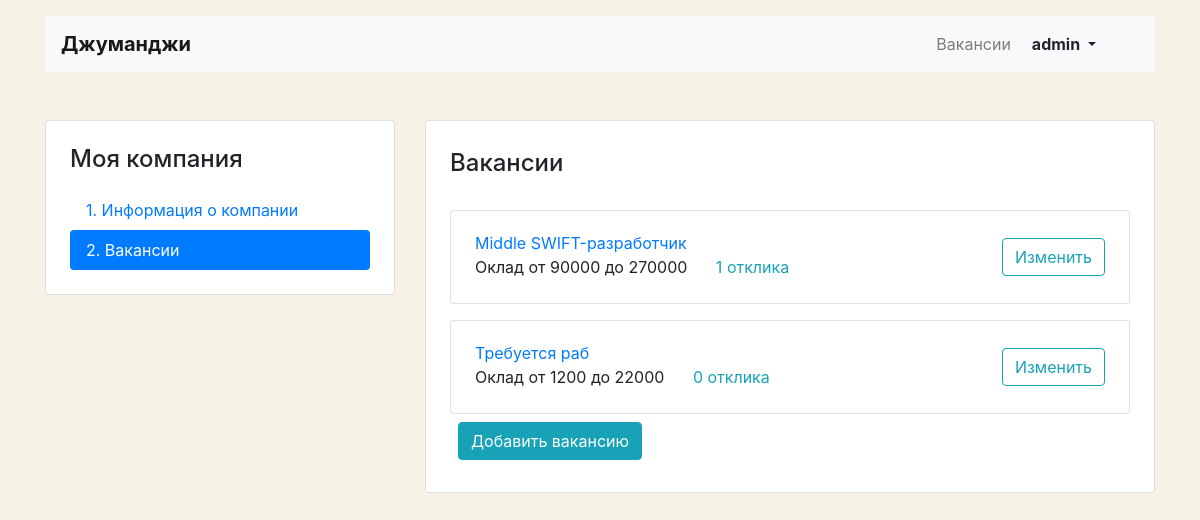
The page /mycompany/vacancies/ (signed in) on the database as committed earlier.
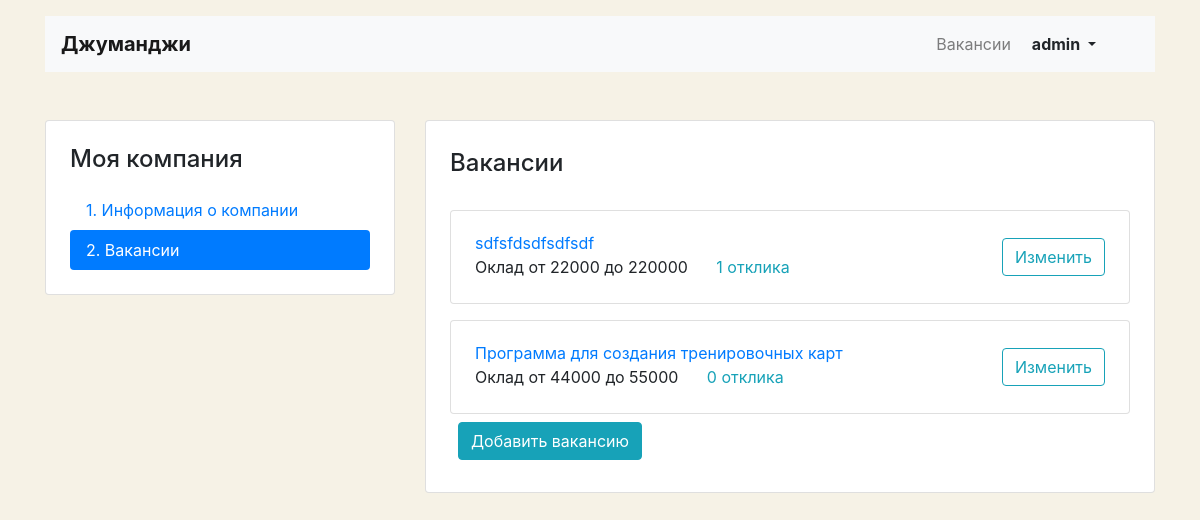
The same page on the database as committed later.
### step_job/models.py (models this page shows, shortened)
class Vacancy(models.Model):
    title = models.CharField(max_length=64)
    specialty = models.ForeignKey(Specialty, on_delete=models.CASCADE, related_name="vacancies")
    company = models.ForeignKey(Company, on_delete=models.CASCADE, related_name="vacancies")
    skills = models.CharField(max_length=64)
    description = models.TextField(max_length=2056)
    salary_min = models.PositiveIntegerField()
    salary_max = models.PositiveIntegerField()
    published_at = models.DateTimeField(auto_now_add=True, blank=True)
    class Meta:
        verbose_name = "Вакансия"
        verbose_name_plural = "Вакансии"

### step_job/views/views.py (the view)
# urls.py: path('mycompany/vacancies/', ListMyVacanciesView.as_view(), name="list_my_vacancies"),
class ListMyVacanciesView(LoginRequiredMixin, ListView):
    model = Vacancy
    context_object_name = "vacancies"
    template_name = "vacancy/vacancy-list.html"
    def get_queryset(self):
        return self.model.objects.filter(company__owner=self.request.user).select_related("company")
    def get_context_data(self, **kwargs):
        context = super().get_context_data(**kwargs)
        context["vacancies_title"] = "Мои вакансии"
        return context

### templates/vacancy/vacancy-list.html
{% extends "company/company_base.html" %}
{% load crispy_forms_filters %}
{% block container %}
  <main class="container mt-3 pb-5">
    <div class="row mt-5">
      <div class="col-12 col-lg-4">
        <aside class="pt-3 pb-4 px-4 mb-5 card">
          <h1 class="h4 pt-2 pb-2">Моя компания</h1>
          <div class="nav flex-column nav-pills" id="v-pills-tab" role="tablist" aria-orientation="vertical">
            <a class="nav-link {% if vacancies not in request.path  %}active{% endif %}"
               href="{% url 'my_company' %}">1. Информация о компании </a>
              <a class="nav-link {% if 'vacancies' in request.path %}active{% endif %}"
              href="{% url 'list_my_vacancies' %}">2. Вакансии</a>
          </div>
        </aside>
      </div>
      <div class="col-12 col-lg-8">
        <div class="card">
          <div class="card-body px-4 pb-4">
            <section class="tab-pane fade show active">
              <h2 class="h4 pt-2 pb-3">Вакансии</h2>
                {% for vacancy in vacancies %}
                  <div class="card mt-3">
                    <div class="card-body px-4">
                      <div class="row align-items-center">
                        <div class="col-6 col-lg-8">
                          <a href="{% url 'vacancy' vacancy.id %}" class="mb-1">{{ vacancy.title }}</a>
                          <p class="mb-1">
                            <span class="mr-4">Оклад от {{ vacancy.salary_min }} до {{ vacancy.salary_max }}</span>
                              <a href="{% url 'my_vacancy_applications' vacancy.id  %}" class="text-info">
                                  {{ vacancy.applications.count }} отклика
                              </a>
                          </p>
                        </div>
                        <div class="col-6 col-lg-4 text-right">
                          <a href="{% url 'my_vacancy_edit' vacancy.id %}" class="btn btn-outline-info">Изменить</a>
                        </div>
                      </div>
                    </div>
                  </div>
                {% endfor %}
                <div>
                    <a href="{% url 'my_vacancy_create' %}" class="btn btn-info m-2">Добавить вакансию</a>
                </div>
            </section>
          </div>
        </div>
      </div>
    </div>
  </main>
{% endblock container %}

Rows that differ between the two databases and show on the page:
no longer on this page (row unchanged): Vacancy: title "Middle SWIFT-разработчик", salary_min "90000", salary_max "270000", applications.count "1"
no longer on this page (row unchanged): Vacancy: title "Требуется раб", salary_min "1200", salary_max "22000", applications.count "0"
added Vacancy: title "sdfsfdsdfsdfsdf", salary_min "22000", salary_max "220000", applications.count "1"
added Vacancy: title "Программа для создания тренировочных карт", salary_min "44000", salary_max "55000", applications.count "0"
